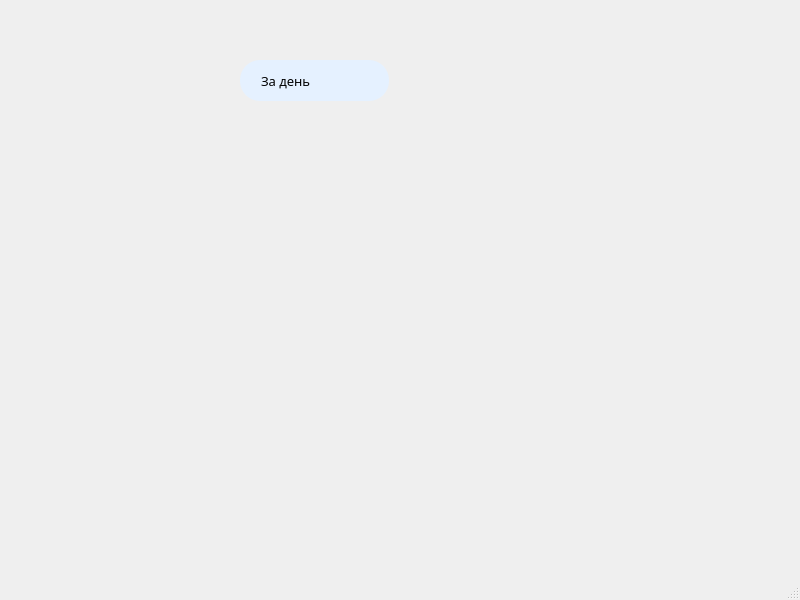
<?xml version="1.0" encoding="UTF-8"?>
<ui version="4.0">
 <class>MainWindow</class>
 <widget class="QMainWindow" name="MainWindow">
  <property name="geometry">
   <rect>
    <x>0</x>
    <y>0</y>
    <width>800</width>
    <height>600</height>
   </rect>
  </property>
  <property name="windowTitle">
   <string>MainWindow</string>
  </property>
  <widget class="QWidget" name="centralwidget">
   <widget class="QFrame" name="frame_2">
    <property name="geometry">
     <rect>
      <x>240</x>
      <y>60</y>
      <width>149</width>
      <height>41</height>
     </rect>
    </property>
    <property name="sizePolicy">
     <sizepolicy hsizetype="Minimum" vsizetype="Minimum">
      <horstretch>0</horstretch>
      <verstretch>0</verstretch>
     </sizepolicy>
    </property>
    <property name="minimumSize">
     <size>
      <width>116</width>
      <height>40</height>
     </size>
    </property>
    <property name="styleSheet">
     <string notr="true">background-color: rgb(229, 241, 255);
border-radius: 20px;</string>
    </property>
    <property name="frameShape">
     <enum>QFrame::StyledPanel</enum>
    </property>
    <property name="frameShadow">
     <enum>QFrame::Raised</enum>
    </property>
    <layout class="QHBoxLayout" name="horizontalLayout">
     <property name="leftMargin">
      <number>16</number>
     </property>
     <property name="topMargin">
      <number>6</number>
     </property>
     <property name="rightMargin">
      <number>16</number>
     </property>
     <property name="bottomMargin">
      <number>6</number>
     </property>
     <item>
      <widget class="QComboBox" name="comboBox_2">
       <property name="minimumSize">
        <size>
         <width>116</width>
         <height>20</height>
        </size>
       </property>
       <property name="font">
        <font>
         <family>Muller Light</family>
         <pointsize>10</pointsize>
        </font>
       </property>
       <property name="cursor">
        <cursorShape>PointingHandCursor</cursorShape>
       </property>
       <property name="layoutDirection">
        <enum>Qt::LeftToRight</enum>
       </property>
       <property name="autoFillBackground">
        <bool>false</bool>
       </property>
       <property name="styleSheet">
        <string notr="true">QComboBox {
    background-color: #E5F1FF; /* Цвет фона */
    color: #000000;          /* Цвет текста */
    border: 0px solid #E5F1FF; /* Рамка */
    border-radius: 20px;       /* Скругленные углы */
    padding: 5px;            /* Отступы */
}

QComboBox::drop-down {
    subcontrol-origin: padding;
    subcontrol-position: top right;
    width: 20px;
    border-left: 0px solid #cccccc; /* Граница выпадающего списка */
}

QComboBox::down-arrow {
    image: url(gui/icons/arrow down.png); /* Замените на свой путь к картинке */
}</string>
       </property>
       <property name="currentText">
        <string>За день</string>
       </property>
       <property name="insertPolicy">
        <enum>QComboBox::InsertAtCurrent</enum>
       </property>
       <property name="sizeAdjustPolicy">
        <enum>QComboBox::AdjustToContentsOnFirstShow</enum>
       </property>
       <property name="iconSize">
        <size>
         <width>40</width>
         <height>40</height>
        </size>
       </property>
       <property name="duplicatesEnabled">
        <bool>false</bool>
       </property>
       <property name="frame">
        <bool>true</bool>
       </property>
       <item>
        <property name="text">
         <string>За день</string>
        </property>
       </item>
       <item>
        <property name="text">
         <string>За неделю</string>
        </property>
       </item>
       <item>
        <property name="text">
         <string>За месяц</string>
        </property>
       </item>
       <item>
        <property name="text">
         <string>За год</string>
        </property>
       </item>
      </widget>
     </item>
    </layout>
   </widget>
  </widget>
  <widget class="QMenuBar" name="menubar">
   <property name="geometry">
    <rect>
     <x>0</x>
     <y>0</y>
     <width>800</width>
     <height>26</height>
    </rect>
   </property>
  </widget>
  <widget class="QStatusBar" name="statusbar"/>
 </widget>
 <resources/>
 <connections/>
</ui>
